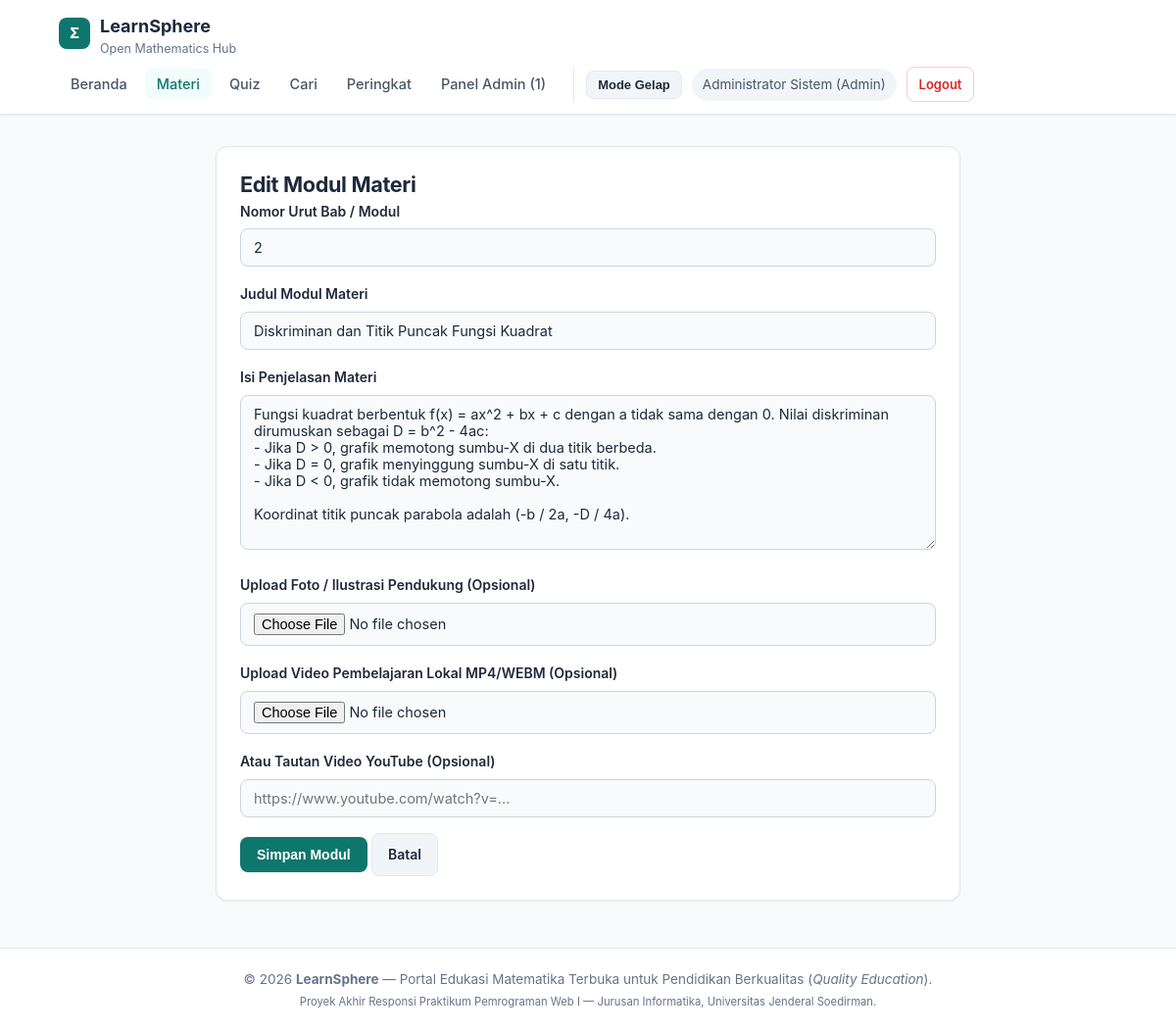
Screenshot of /modul_form.php?id=2 (signed in) with the database file from the repository.
### tables this page shows
CREATE TABLE modul_materi (
    id INT(11) AUTO_INCREMENT PRIMARY KEY,
    materi_id INT(11) NOT NULL,
    urutan INT(11) NOT NULL DEFAULT 1,
    judul_modul VARCHAR(150) NOT NULL,
    konten TEXT NOT NULL,
    gambar VARCHAR(255) DEFAULT NULL,
    video_file VARCHAR(255) DEFAULT NULL,
    video_url VARCHAR(255) DEFAULT NULL,
    created_at TIMESTAMP DEFAULT CURRENT_TIMESTAMP,
    FOREIGN KEY (materi_id) REFERENCES materi(id) ON DELETE CASCADE
);

### modul_form.php (the view, shortened to what this page needs)
<?php
require_once 'config/koneksi.php';
$id        = isset($_GET['id']) ? (int)$_GET['id'] : 0;
$materi_id = isset($_GET['materi_id']) ? (int)$_GET['materi_id'] : 0;
$data = [
    'urutan' => 1,
    'judul_modul' => '',
    'konten' => '',
    'gambar' => '',
    'video_file' => '',
    'video_url' => ''
];
if ($id > 0) {
    $res = mysqli_query($conn, "SELECT * FROM modul_materi WHERE id = $id");
    if ($row = mysqli_fetch_assoc($res)) {
        $data = $row;
        $materi_id = $row['materi_id'];
    }
}
include 'includes/header.php';
?>
<section class="card" style="max-width: 760px; margin: 0 auto;">
    <h2><?= $id > 0 ? 'Edit Modul Materi' : 'Tambah Modul Materi Baru' ?></h2>
    <form method="POST" enctype="multipart/form-data">
        <div class="form-group">
            <label for="urutan">Nomor Urut Bab / Modul</label>
            <input type="number" id="urutan" name="urutan" value="<?= (int)$data['urutan'] ?>" min="1" required>
        </div>
        <div class="form-group">
            <label for="judul_modul">Judul Modul Materi</label>
            <input type="text" id="judul_modul" name="judul_modul" value="<?= htmlspecialchars($data['judul_modul']) ?>" required>
        </div>
        <div class="form-group">
            <label for="konten">Isi Penjelasan Materi</label>
            <textarea id="konten" name="konten" rows="8" required><?= htmlspecialchars($data['konten']) ?></textarea>
        </div>
        <div class="form-group">
            <label for="gambar">Upload Foto / Ilustrasi Pendukung (Opsional)</label>
            <input type="file" id="gambar" name="gambar" accept="image/*">
        </div>
        <div class="form-group">
            <label for="video_file">Upload Video Pembelajaran Lokal MP4/WEBM (Opsional)</label>
            <input type="file" id="video_file" name="video_file" accept="video/mp4,video/webm">
        </div>
        <div class="form-group">
            <label for="video_url">Atau Tautan Video YouTube (Opsional)</label>
            <input type="url" id="video_url" name="video_url" value="<?= htmlspecialchars($data['video_url']) ?>" placeholder="https://www.youtube.com/watch?v=...">
        </div>
        <button type="submit" class="btn btn-primary">Simpan Modul</button>
        <a href="materi_detail.php?id=<?= $materi_id ?>" class="btn btn-secondary">Batal</a>
    </form>
</section>
<?php include 'includes/footer.php'; ?>

### assets/css/style.css (style rules this page uses)
:root { --bg-page: #f8fafc; --bg-surface: #ffffff; --bg-subtle: #f1f5f9; --border-color: #e2e8f0; --border-strong: #cbd5e1; --text-primary: #1e293b; --text-secondary: #475569; --text-muted: #64748b; --accent: #0f766e; --accent-hover: #115e59; --accent-soft: #f0fdfa; --accent-border: #99f6e4; --success-bg: #ecfdf5; --success-border: #10b981; --success-text: #065f46; --error-bg: #fef2f2; --error-border: #ef4444; --error-text: #991b1b; --warning-bg: #fffbeb; --warning-border: #f59e0b; --shadow-sm: 0 1px 3px rgba(15, 23, 42, 0.04), 0 1px 2px rgba(15, 23, 42, 0.03); --shadow-md: 0 4px 12px rgba(15, 23, 42, 0.06); }
* { box-sizing: border-box; margin: 0; padding: 0; }
body { font-family: 'Inter', -apple-system, BlinkMacSystemFont, 'Segoe UI', Roboto, sans-serif; background-color: var(--bg-page); color: var(--text-primary); line-height: 1.7; font-size: 15.5px; display: flex; flex-direction: column; min-height: 100vh; transition: background-color 0.25s ease, color 0.25s ease; }
h1, h2, h3, h4 { color: var(--text-primary); font-weight: 700; letter-spacing: -0.015em; line-height: 1.35; }
h2 { font-size: 1.35rem; }
a { color: var(--accent); text-decoration: none; }
.card { background-color: var(--bg-surface); border: 1px solid var(--border-color); border-radius: 12px; padding: 24px; margin-bottom: 22px; box-shadow: var(--shadow-sm); transition: border-color 0.2s ease, box-shadow 0.2s ease; }
.btn { display: inline-flex; align-items: center; justify-content: center; gap: 6px; padding: 9px 16px; border-radius: 8px; text-decoration: none !important; font-weight: 600; font-size: 14px; cursor: pointer; border: 1px solid transparent; transition: all 0.18s ease; }
.btn-primary { background-color: var(--accent); color: #ffffff !important; }
.btn-secondary { background-color: var(--bg-subtle); color: var(--text-primary) !important; border-color: var(--border-color); }
.form-group { margin-bottom: 16px; }
.form-group label { display: block; font-weight: 600; font-size: 14px; margin-bottom: 6px; color: var(--text-primary); }
input[type="text"], input[type="email"], input[type="password"], input[type="number"], input[type="url"], input[type="file"], select, textarea { width: 100%; padding: 10px 13px; background-color: var(--bg-page); color: var(--text-primary); border: 1px solid var(--border-strong); border-radius: 8px; font-size: 14.5px; font-family: inherit; transition: border-color 0.2s ease, box-shadow 0.2s ease; }

### rows the page displays
modul_materi: urutan "2", judul_modul "Diskriminan dan Titik Puncak Fungsi Kuadrat", konten "Fungsi kuadrat berbentuk f(x) = ax^2 + bx + c dengan a tidak sama dengan 0. Nilai diskriminan dirumuskan sebagai D = b^2 - 4ac: - Jika D > 0, grafik memotong sumbu-X di dua titik berbeda. - Jika D = 0, grafik menyinggung sumbu-X di satu titik. - Jika D < 0, grafik tidak memotong sumbu-X. Koordinat titik puncak parabola adalah (-b / 2a, -D / 4a)."

### other values shown
$jumlah_pending_admin "1"
$_SESSION['nama_lengkap'] "Administrator Sistem"
$_SESSION['role'] "Admin"
